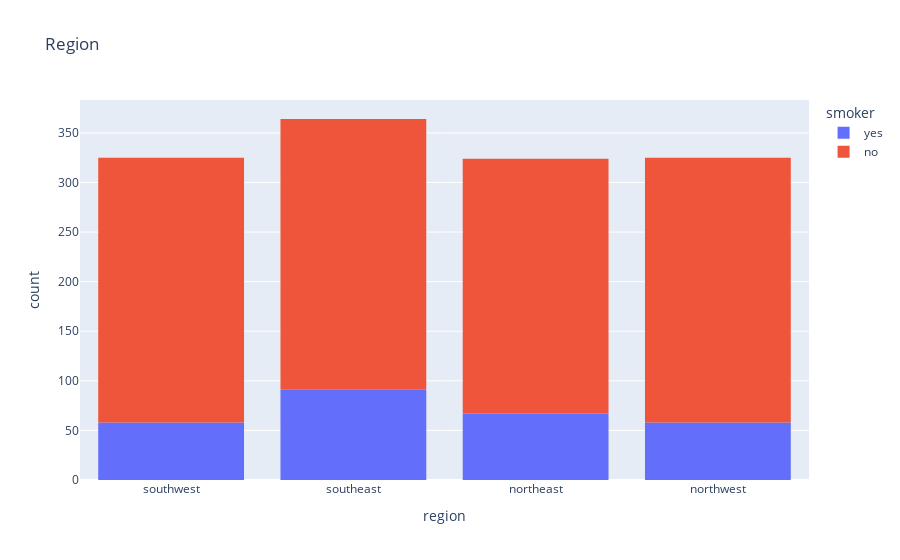

The notebook cell saved with this chart:
### Markdown cell above
From the above graph we make some observations.

* It appears that 20% of the customers have reported they smoking.
* We can also see that smoking appears a more common habit among males.

### Code cell
px.histogram(df, x="region", color="smoker", title="Region")

### Figure 1 — Plotly figure (JSON) as saved in the notebook; plotly's stock layout.template omitted (floating-point values rounded to 4 significant figures; data arrays with more than 128 entries replaced by an {"elided": "..."} marker saying what was removed)
{"data": [{"bingroup": "x", "hovertemplate": "smoker=yes<br>region=%{x}<br>count=%{y}<extra></extra>", "legendgroup": "yes", "marker": {"color": "#636efa", "pattern": {"shape": ""}}, "name": "yes", "orientation": "v", "showlegend": true, "type": "histogram", "x": {"elided": "274 str values"}, "xaxis": "x", "yaxis": "y"}, {"bingroup": "x", "hovertemplate": "smoker=no<br>region=%{x}<br>count=%{y}<extra></extra>", "legendgroup": "no", "marker": {"color": "#EF553B", "pattern": {"shape": ""}}, "name": "no", "orientation": "v", "showlegend": true, "type": "histogram", "x": {"elided": "1064 str values"}, "xaxis": "x", "yaxis": "y"}], "layout": {"barmode": "relative", "legend": {"title": {"text": "smoker"}, "tracegroupgap": 0}, "title": {"text": "Region"}, "xaxis": {"anchor": "y", "domain": [0, 1], "title": {"text": "region"}}, "yaxis": {"anchor": "x", "domain": [0, 1], "title": {"text": "count"}}}}
